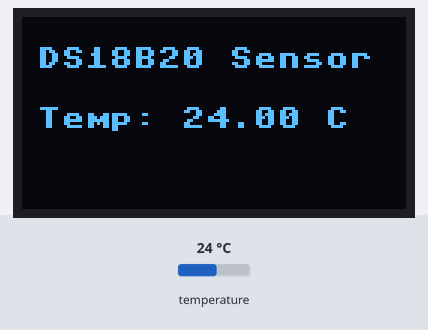
Bench run of a program on a simulated ESP32 board running MicroPython. Parts: 128×64 one-colour display. The test bench sets the inputs (shaded band); at power-on: temperature 24 °C. WiFi joins after 1.5 s; no MQTT or app messages arrive unless stated; what the program prints to the serial console is not drawn.

Above: at 3.4 s.
3.5 s: temperature set to 12 °C
At 9.9 s:
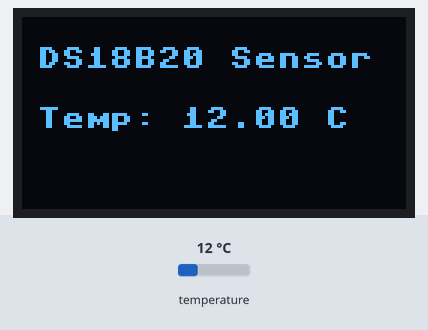
10.2 s: temperature set to 19 °C
16.7 s: temperature set to 28 °C
At 21.5 s:
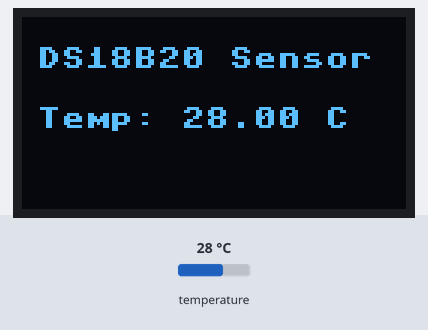
Timing chart, 0 to 23.0 s (numbered marks = the images above; inputs shaded):
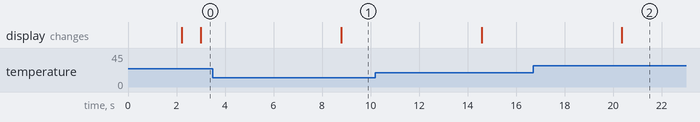

Measured:
- after the input at 3.5 s, the display: changes after 5.3 s (image 1)
- after the input at 16.7 s, the display: changes after 3.7 s (image 2)

The program:

DS18B20_Adafruit_SB.py
```python
import network
import time
import machine
import onewire
import ds18x20
import ssd1306
from umqtt.simple import MQTTClient

#Main WiFi Credentials
WIFI_SSID = "YOUR_WIFI_SSID"
WIFI_PASSWORD = "YOUR_WIFI_PASSWORD"

#Main Adafruit IO Credentials
AIO_USERNAME = "YOUR_ADAFRUIT_USERNAME"
AIO_KEY = "YOUR_ADAFRUIT_IO_KEY"
AIO_FEED = AIO_USERNAME + "/feeds/ds18b20-temp"

#Main WiFi Connection Function
def connect_wifi():
    wlan = network.WLAN(network.STA_IF)
    wlan.active(True)
    if not wlan.isconnected():
        print("Connecting to WiFi...")
        wlan.connect(WIFI_SSID, WIFI_PASSWORD)
        while not wlan.isconnected():
            time.sleep(1)
    print("Connected to WiFi:", wlan.ifconfig())

#Main Connect to WiFi
connect_wifi()

#Main MQTT Client Setup
client = MQTTClient("ds18b20_client", "io.adafruit.com", 1883, AIO_USERNAME, AIO_KEY)
client.connect()
print("Connected to Adafruit IO")

#Main OLED Setup
i2c = machine.I2C(0, scl=machine.Pin(5), sda=machine.Pin(4))
oled = ssd1306.SSD1306_I2C(128, 64, i2c)

#Main DS18B20 Setup
datapin = machine.Pin(2)
ds_sensor = ds18x20.DS18X20(onewire.OneWire(datapin))
roms = ds_sensor.scan()
print("Found DS18B20 device(s):", roms)

#Main Program Loop
while True:
    #Main Trigger Sensor Conversion
    ds_sensor.convert_temp()
    time.sleep_ms(750)  # wait for sensor conversion

    #Main Read Each Connected DS18B20
    for rom in roms:
        temp = ds_sensor.read_temp(rom)
        print("Temperature:", temp, "°C")

        #Main Publish Data to Adafruit IO
        client.publish(AIO_FEED, str(temp))
        print("Sent to Adafruit:", temp)

        #Main Display on OLED
        oled.fill(0)
        oled.text("DS18B20 Sensor", 5, 10)
        oled.text("Temp: {:.2f} C".format(temp), 5, 30)
        oled.show()

    time.sleep(5)
```
